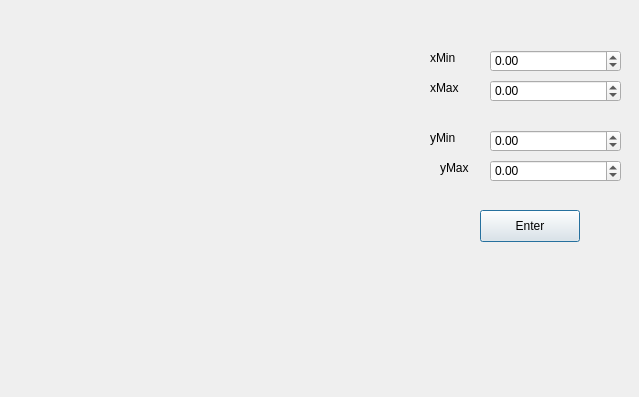
<?xml version="1.0" encoding="UTF-8"?>
<ui version="4.0">
 <class>my_graph</class>
 <widget class="QDialog" name="my_graph">
  <property name="geometry">
   <rect>
    <x>0</x>
    <y>0</y>
    <width>639</width>
    <height>397</height>
   </rect>
  </property>
  <property name="windowTitle">
   <string>Dialog</string>
  </property>
  <widget class="QCustomPlot" name="widget" native="true">
   <property name="geometry">
    <rect>
     <x>12</x>
     <y>12</y>
     <width>401</width>
     <height>371</height>
    </rect>
   </property>
  </widget>
  <widget class="QLabel" name="xBegin_label">
   <property name="geometry">
    <rect>
     <x>430</x>
     <y>50</y>
     <width>58</width>
     <height>16</height>
    </rect>
   </property>
   <property name="text">
    <string>xMin</string>
   </property>
  </widget>
  <widget class="QLabel" name="xEnd_label">
   <property name="geometry">
    <rect>
     <x>430</x>
     <y>80</y>
     <width>58</width>
     <height>16</height>
    </rect>
   </property>
   <property name="text">
    <string>xMax</string>
   </property>
  </widget>
  <widget class="QPushButton" name="Enter_button">
   <property name="geometry">
    <rect>
     <x>480</x>
     <y>210</y>
     <width>100</width>
     <height>32</height>
    </rect>
   </property>
   <property name="text">
    <string>Enter</string>
   </property>
  </widget>
  <widget class="QLabel" name="yMin_label">
   <property name="geometry">
    <rect>
     <x>430</x>
     <y>130</y>
     <width>58</width>
     <height>16</height>
    </rect>
   </property>
   <property name="text">
    <string>yMin</string>
   </property>
  </widget>
  <widget class="QLabel" name="yMax_label">
   <property name="geometry">
    <rect>
     <x>440</x>
     <y>160</y>
     <width>58</width>
     <height>16</height>
    </rect>
   </property>
   <property name="text">
    <string>yMax</string>
   </property>
  </widget>
  <widget class="QDoubleSpinBox" name="x_min_edit">
   <property name="geometry">
    <rect>
     <x>490</x>
     <y>50</y>
     <width>131</width>
     <height>22</height>
    </rect>
   </property>
   <property name="minimum">
    <double>-1000000.000000000000000</double>
   </property>
   <property name="maximum">
    <double>1000000.000000000000000</double>
   </property>
  </widget>
  <widget class="QDoubleSpinBox" name="x_max_edit">
   <property name="geometry">
    <rect>
     <x>490</x>
     <y>80</y>
     <width>131</width>
     <height>22</height>
    </rect>
   </property>
   <property name="minimum">
    <double>-1000000.000000000000000</double>
   </property>
   <property name="maximum">
    <double>1000000.000000000000000</double>
   </property>
  </widget>
  <widget class="QDoubleSpinBox" name="y_min_edit">
   <property name="geometry">
    <rect>
     <x>490</x>
     <y>130</y>
     <width>131</width>
     <height>22</height>
    </rect>
   </property>
   <property name="minimum">
    <double>-1000000.000000000000000</double>
   </property>
   <property name="maximum">
    <double>1000000.000000000000000</double>
   </property>
  </widget>
  <widget class="QDoubleSpinBox" name="y_max_edit">
   <property name="geometry">
    <rect>
     <x>490</x>
     <y>160</y>
     <width>131</width>
     <height>22</height>
    </rect>
   </property>
   <property name="minimum">
    <double>-1000000.000000000000000</double>
   </property>
   <property name="maximum">
    <double>1000000.000000000000000</double>
   </property>
  </widget>
 </widget>
 <customwidgets>
  <customwidget>
   <class>QCustomPlot</class>
   <extends>QWidget</extends>
   <header location="global">qcustomplot.h</header>
   <container>1</container>
  </customwidget>
 </customwidgets>
 <resources/>
 <connections/>
</ui>
